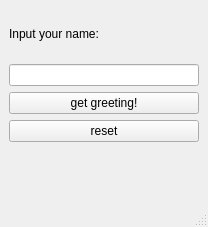
<?xml version="1.0" encoding="UTF-8"?>
<ui version="4.0">
 <class>MainWindow</class>
 <widget class="QMainWindow" name="MainWindow">
  <property name="geometry">
   <rect>
    <x>0</x>
    <y>0</y>
    <width>208</width>
    <height>227</height>
   </rect>
  </property>
  <property name="windowTitle">
   <string>MainWindow</string>
  </property>
  <widget class="QWidget" name="centralwidget">
   <layout class="QVBoxLayout" name="verticalLayout">
    <item>
     <widget class="QLabel" name="label_instruction">
      <property name="text">
       <string>Input your name:</string>
      </property>
     </widget>
    </item>
    <item>
     <widget class="QLineEdit" name="lineEdit"/>
    </item>
    <item>
     <widget class="QPushButton" name="button_get">
      <property name="text">
       <string>get greeting!</string>
      </property>
     </widget>
    </item>
    <item>
     <widget class="QPushButton" name="button_reset">
      <property name="text">
       <string>reset</string>
      </property>
     </widget>
    </item>
    <item>
     <widget class="QLabel" name="label_greeting">
      <property name="text">
       <string/>
      </property>
     </widget>
    </item>
   </layout>
  </widget>
  <widget class="QMenuBar" name="menubar">
   <property name="geometry">
    <rect>
     <x>0</x>
     <y>0</y>
     <width>208</width>
     <height>37</height>
    </rect>
   </property>
  </widget>
  <widget class="QStatusBar" name="statusbar"/>
 </widget>
 <resources/>
 <connections/>
</ui>
